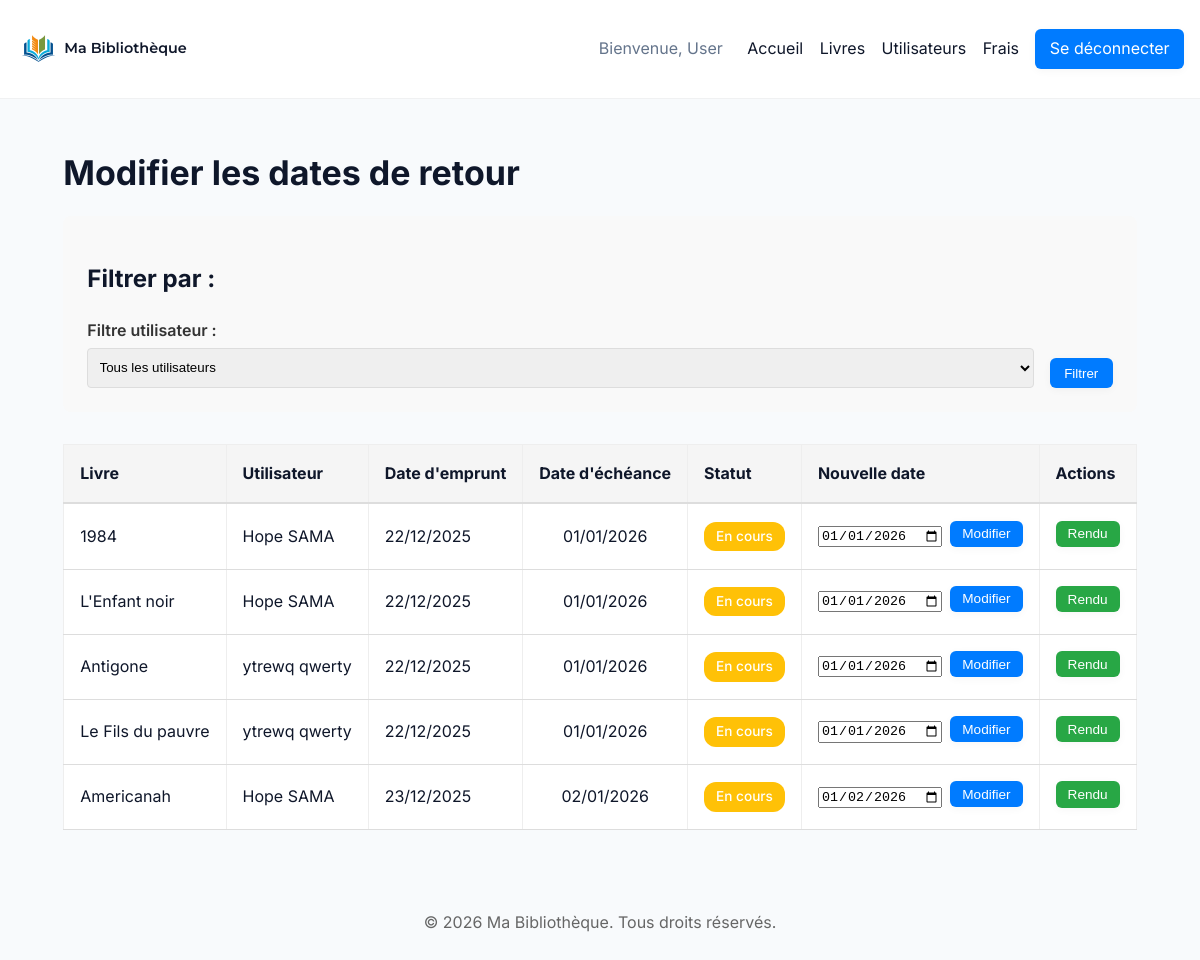
/ma_bibliotheque/admin/modifier_retour.php (signed in), run on the app's committed database.
### tables this page shows
CREATE TABLE `emprunts` (
  `emprunt_id` int(11) NOT NULL,
  `utilisateur_id` int(11) NOT NULL,
  `livre_id` int(11) NOT NULL,
  `date_emprunt` date DEFAULT curdate(),
  `date_echeance` date NOT NULL,
  `statut` varchar(20) DEFAULT 'actif'
);

CREATE TABLE `livres` (
  `livre_id` int(11) NOT NULL,
  `titre` varchar(255) NOT NULL,
  `auteur_id` int(11) NOT NULL,
  `categorie_id` int(11) NOT NULL,
  `maison_edition` varchar(255) DEFAULT NULL,
  `date_publication` date DEFAULT NULL,
  `total_exemplaires` int(11) DEFAULT 1,
  `exemplaires_disponibles` int(11) DEFAULT 1,
  `url_image_couverture` varchar(255) DEFAULT NULL,
  `cree_le` timestamp NOT NULL DEFAULT current_timestamp(),
  `resume` longtext DEFAULT NULL
);

CREATE TABLE `utilisateurs` (
  `utilisateur_id` int(11) NOT NULL,
  `role_id` int(11) NOT NULL,
  `prenom` varchar(100) NOT NULL,
  `nom` varchar(100) NOT NULL,
  `email` varchar(150) NOT NULL,
  `mot_de_passe_hash` varchar(255) NOT NULL,
  `telephone` varchar(20) DEFAULT NULL,
  `date_adhesion` date DEFAULT curdate(),
  `est_actif` tinyint(1) DEFAULT 1,
  `cree_le` timestamp NOT NULL DEFAULT current_timestamp()
);

### ma_bibliotheque/includes/auth.php (called while the page is built, shortened)
<?php
function esc($text) {
    return htmlspecialchars($text ?? '', ENT_QUOTES, 'UTF-8');
}

### ma_bibliotheque/admin/modifier_retour.php (the view, shortened to what this page needs)
<?php
include __DIR__ . '/../includes/auth.php';
include __DIR__ . '/../config/db.php';
$filter_type = $_GET['type'] ?? 'tous';
$sql = "SELECT e.emprunt_id, l.titre, u.prenom, u.nom, u.utilisateur_id, e.date_echeance, e.statut, e.date_emprunt
        FROM emprunts e
        JOIN livres l ON e.livre_id = l.livre_id
        JOIN utilisateurs u ON e.utilisateur_id = u.utilisateur_id
        WHERE e.statut != 'rendu'";
$sql .= " ORDER BY e.date_echeance ASC";
$res = mysqli_query($conn, $sql);
include __DIR__ . '/../includes/header.php';
?>
<h1>Modifier les dates de retour</h1>
<div class="filter-section">
    <h2>Filtrer par :</h2>
    <form method="get" class="filter-form">
        <div class="form-group">
            <label for="type">Filtre utilisateur :</label>
            <select id="type" name="type" onchange="handleFilterChange()">
                <option value="tous" <?php echo ($filter_type === 'tous') ? 'selected' : ''; ?>>Tous les utilisateurs</option>
            </select>
        </div>
        <button type="submit" class="btn">Filtrer</button>
    </form>
</div>
<table class="table">
    <thead>
        <tr>
            <th>Livre</th>
            <th>Utilisateur</th>
            <th>Date d'emprunt</th>
            <th>Date d'échéance</th>
            <th>Statut</th>
            <th>Nouvelle date</th>
            <th>Actions</th>
        </tr>
    </thead>
    <tbody>
    <?php if (mysqli_num_rows($res) > 0): ?>
        <?php while ($emprunt = mysqli_fetch_assoc($res)): ?>
            <tr>
                <td><?php echo esc($emprunt['titre']); ?></td>
                <td><?php echo esc($emprunt['prenom'] . ' ' . $emprunt['nom']); ?></td>
                <td><?php echo date('d/m/Y', strtotime($emprunt['date_emprunt'])); ?></td>
                <td><?php echo date('d/m/Y', strtotime($emprunt['date_echeance'])); ?></td>
                <td>
                    <span class="badge" style="background-color: <?php
                        echo (($emprunt['statut'] === 'validee') ? '#007bff' :
                             (($emprunt['statut'] === 'emprunte') ? '#28a745' : '#ffc107'));
                    ?>">
                        <?php echo ucfirst(str_replace('_', ' ', $emprunt['statut'])); ?>
                    </span>
                </td>
                <td>
                    <form method="post" style="display: flex; gap: 0.5rem; align-items: center;">
                        <input type="date" name="nouvelle_date" value="<?php echo $emprunt['date_echeance']; ?>" required>
                        <button type="submit" class="btn small">Modifier</button>
                    </form>
                </td>
                <td>
                    <form method="post" style="display: inline;">
                        <button type="submit" class="btn small" style="background-color: #28a745;">Rendu</button>
                    </form>
                </td>
            </tr>
        <?php endwhile; ?>
    <?php else: ?>
        <tr>
            <td colspan="7" style="text-align: center; padding: 2rem;">Aucun emprunt à afficher</td>
        </tr>
    <?php endif; ?>
    </tbody>
</table>
<?php include __DIR__ . '/../includes/footer.php'; ?>

### ma_bibliotheque/includes/header.php (shortened to what this page needs)
<!doctype html>
<html lang="fr">
<head>
	<link rel="stylesheet" href="<?php echo BASE_URL; ?>/public/css/style.css">
</head>
<body>
<header class="site-header">
	<div class="container header-inner">
		<div class="brand">
			<a href="<?php echo BASE_URL; ?>/index.php" class="logo">
				<img src="<?php echo BASE_URL; ?>/public/images/logo/logo.png" alt="Logo Ma Bibliothèque" class="logo-img">
				<span class="logo-text">Ma Bibliothèque</span>
			</a>
		</div>
		<nav id="main-nav" class="main-nav">
			<div class="nav-links">
			<?php if (!empty($_SESSION['user_id'])): ?>
				<span class="nav-welcome">Bienvenue, <?php echo htmlspecialchars($_SESSION['prenom'] ?? ''); ?></span>
				<?php endif; ?>
				<?php if (!empty($_SESSION['user_id'])): ?>
					<a href="<?php echo BASE_URL; ?>/index.php">Accueil</a>
				<?php endif; ?>
				<?php if (!empty($_SESSION['user_id']) && $_SESSION['role_id'] == 1):  ?>
					<a href="<?php echo BASE_URL; ?>/admin/livres/index.php">Livres</a>
					<a href="<?php echo BASE_URL; ?>/admin/utilisateurs/index.php">Utilisateurs</a>
					<a href="<?php echo BASE_URL; ?>/admin/frais/index.php">Frais</a>
				<?php endif; ?>
				<?php if (!empty($_SESSION['user_id'])): ?>
					<a href="<?php echo BASE_URL; ?>/auth/logout.php" class="btn">Se déconnecter</a>
				<?php else: ?>
					<a href="<?php echo BASE_URL; ?>/auth/login.php" class="btn">Se connecter</a>
				<?php endif; ?>
			</div>
		</nav>
	</div>
</header>
<main class="container">

### ma_bibliotheque/includes/footer.php (shortened to what this page needs)
</main>
<footer class="site-footer">
    <div class="container">
        <p>&copy; <?php echo date('Y'); ?> Ma Bibliothèque. Tous droits réservés.</p>
    </div>
</footer>
</body>
</html>

### ma_bibliotheque/public/css/style.css (style rules this page uses)
:root { --primary: #0F172A; --accent: #4F46E5; --bg: #F8FAFC; --card: #FFFFFF; --muted: #64748B; --radius: 10px; }
* { box-sizing: border-box; }
body { font-family: 'Inter', Arial, Helvetica, sans-serif; line-height: 1.6; margin: 0; padding: 0; background:var(--bg); color:var(--primary); -webkit-font-smoothing:antialiased; -moz-osx-font-smoothing:grayscale; display:flex; flex-direction:column; min-height:100vh; }
main { flex:1; }
.container { max-width: 1200px; margin: 1.5rem auto; padding: 0 1rem; }
.site-header { background: #fff; border-bottom: 1px solid rgba(15,23,42,0.06); animation: slideInDown 0.6s ease-out; }
.header-inner { display:flex; gap:0.3rem; align-items:center; padding:0.15rem 1rem; }
.brand .logo { display:flex; gap:0.2rem; align-items:center; font-family:'Montserrat', 'Inter', sans-serif; font-weight:600; color:var(--primary); text-decoration:none; font-size:0.9rem; }
.logo-img { height:45px; width:auto; object-fit:contain; }
.logo-text { white-space:nowrap; }
.main-nav { display:flex; gap:0.3rem; align-items:center; margin-left:auto; }
.nav-links a { text-decoration:none; color:var(--primary); margin-left:0.75rem; }
.nav-welcome { color:var(--muted); margin-right:0.5rem; }
.btn { display:inline-block; padding:0.45rem 0.9rem; border-radius:8px; background:var(--accent); color:#fff !important; text-decoration:none; border:none; cursor:pointer; box-shadow:0 6px 18px rgba(79,70,229,0.08); transition: all 0.3s cubic-bezier(0.4, 0, 0.2, 1); }
.btn { display:inline-block; padding:0.4rem 0.8rem; border-radius:4px; background:#007bff; color:#fff; text-decoration:none; border:none; cursor:pointer; }
.btn.small { padding:0.25rem 0.5rem; font-size:0.9rem; }
.table { width:auto; border-collapse:collapse; margin:1rem auto; background:#fff; }
.table th, .table td { padding:0.6rem 0.8rem; border:1px solid #eee; text-align:left; }
.table thead { background:#fafafa; }
.table td:nth-child(4) { text-align: center; }
.table td .btn { display:inline-block; margin-right:0.6rem; margin-bottom:0.35rem; }
.table td .btn:last-child { margin-right:0; }
.table td { vertical-align: middle; }
.btn.small { padding:0.35rem 0.6rem; font-size:0.95rem; border-radius:6px; }
.form-group { margin-bottom:0.75rem; }
.form-group label { display:block; margin-bottom:0.25rem; }
.form-group input[type="text"], .form-group input[type="email"], .form-group input[list], .form-group select, .form-group input[type="password"] { width:240px; max-width:100%; padding:0.45rem; border:1px solid #ddd; border-radius:4px; height:40px; }
h1 { font-size:34px; margin-bottom:1rem; }
.form-group { margin-bottom:0.75rem; animation: fadeInUp 0.8s ease-out; }
.form-group label { font-weight:600; color:#333; }
.form-group input, .form-group select { transition: border-color .15s ease, box-shadow .15s ease; }
.btn { border-radius:6px; padding:0.45rem 0.9rem; box-shadow:0 2px 8px rgba(0,0,0,0.04); }
footer { padding:1rem 0; text-align:center; color:#666; }
.nav-links a { transition: color 0.2s ease; }

### ma_bibliotheque/admin/modifier_retour.php (style rules this page uses)
.filter-section { background: #f9f9f9; padding: 1.5rem; border-radius: 8px; margin-bottom: 2rem; }
.filter-form { display: flex; gap: 1rem; align-items: flex-end; margin-top: 1rem; flex-wrap: wrap; }
.filter-form .form-group { margin-bottom: 0; flex: 1; min-width: 200px; }
.filter-form select { padding: 0.45rem; border: 1px solid #ddd; border-radius: 4px; height: 40px; width: 100%; }
.badge { display: inline-block; padding: 0.25rem 0.75rem; border-radius: 12px; color: white; font-size: 0.85rem; font-weight: 500; }
.table { width: 100%; border-collapse: collapse; margin-top: 1.5rem; }
.table thead { background-color: #f5f5f5; border-bottom: 2px solid #ddd; }
.table th, .table td { padding: 1rem; text-align: left; border-bottom: 1px solid #ddd; }
.btn.small { padding: 0.35rem 0.75rem; font-size: 0.85rem; }

### data on the page
emprunts: livre.titre "1984", utilisateur.nom "Hope SAMA", date_emprunt "22/12/2025", date_echeance "01/01/2026", statut "En cours", nouvelle_date "01/01/2026"
emprunts: livre.titre "L'Enfant noir", utilisateur.nom "Hope SAMA", date_emprunt "22/12/2025", date_echeance "01/01/2026", statut "En cours", nouvelle_date "01/01/2026"
emprunts: livre.titre "Antigone", utilisateur.nom "ytrewq qwerty", date_emprunt "22/12/2025", date_echeance "01/01/2026", statut "En cours", nouvelle_date "01/01/2026"
emprunts: livre.titre "Le Fils du pauvre", utilisateur.nom "ytrewq qwerty", date_emprunt "22/12/2025", date_echeance "01/01/2026", statut "En cours", nouvelle_date "01/01/2026"
emprunts: livre.titre "Americanah", utilisateur.nom "Hope SAMA", date_emprunt "23/12/2025", date_echeance "02/01/2026", statut "En cours", nouvelle_date "01/02/2026"

### other printed values
$_SESSION['prenom'] "User"
